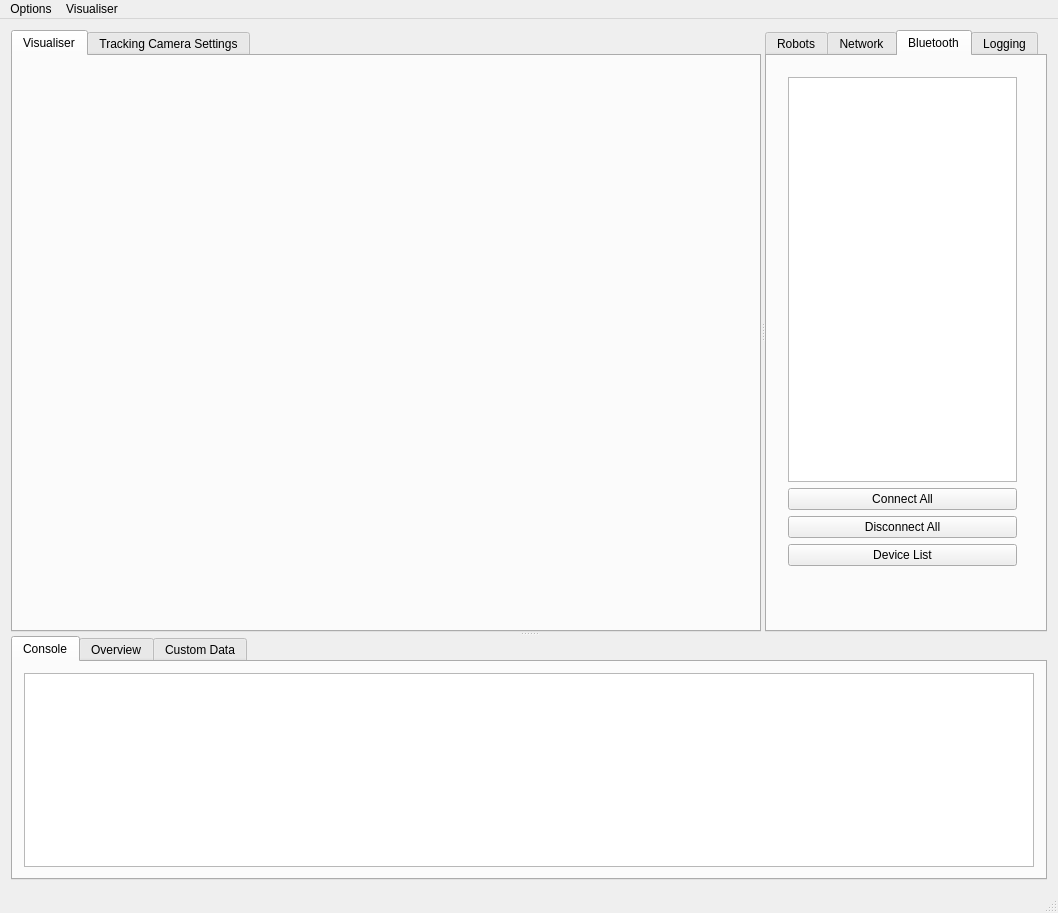
<?xml version="1.0" encoding="UTF-8"?>
<ui version="4.0">
 <class>MainWindow</class>
 <widget class="QMainWindow" name="MainWindow">
  <property name="enabled">
   <bool>true</bool>
  </property>
  <property name="geometry">
   <rect>
    <x>0</x>
    <y>0</y>
    <width>1058</width>
    <height>913</height>
   </rect>
  </property>
  <property name="windowTitle">
   <string>Swarm Debug</string>
  </property>
  <widget class="QWidget" name="centralWidget">
   <layout class="QVBoxLayout" name="verticalLayout">
    <item>
     <widget class="QSplitter" name="splitter_2">
      <property name="orientation">
       <enum>Qt::Vertical</enum>
      </property>
      <widget class="QSplitter" name="splitter">
       <property name="sizePolicy">
        <sizepolicy hsizetype="Expanding" vsizetype="Expanding">
         <horstretch>0</horstretch>
         <verstretch>6</verstretch>
        </sizepolicy>
       </property>
       <property name="orientation">
        <enum>Qt::Horizontal</enum>
       </property>
       <widget class="QTabWidget" name="visualiserTabWidget">
        <property name="sizePolicy">
         <sizepolicy hsizetype="Expanding" vsizetype="Expanding">
          <horstretch>4</horstretch>
          <verstretch>4</verstretch>
         </sizepolicy>
        </property>
        <property name="minimumSize">
         <size>
          <width>0</width>
          <height>200</height>
         </size>
        </property>
        <property name="currentIndex">
         <number>0</number>
        </property>
        <widget class="QWidget" name="visualiserTab">
         <property name="sizePolicy">
          <sizepolicy hsizetype="Expanding" vsizetype="Expanding">
           <horstretch>0</horstretch>
           <verstretch>0</verstretch>
          </sizepolicy>
         </property>
         <attribute name="title">
          <string>Visualiser</string>
         </attribute>
         <widget class="QWidget" name="videoPlaceholder" native="true">
          <property name="geometry">
           <rect>
            <x>30</x>
            <y>10</y>
            <width>640</width>
            <height>480</height>
           </rect>
          </property>
          <property name="sizePolicy">
           <sizepolicy hsizetype="Expanding" vsizetype="Expanding">
            <horstretch>0</horstretch>
            <verstretch>0</verstretch>
           </sizepolicy>
          </property>
         </widget>
        </widget>
        <widget class="QWidget" name="cameraTab">
         <attribute name="title">
          <string>Tracking Camera Settings</string>
         </attribute>
         <layout class="QFormLayout" name="formLayout_8">
          <item row="0" column="0">
           <layout class="QFormLayout" name="formLayout_7">
            <item row="0" column="0">
             <widget class="QLabel" name="label_8">
              <property name="text">
               <string>Camera Options</string>
              </property>
             </widget>
            </item>
            <item row="1" column="0">
             <widget class="QLabel" name="label_10">
              <property name="text">
               <string>Flip Image</string>
              </property>
             </widget>
            </item>
            <item row="1" column="1">
             <widget class="QCheckBox" name="flipImageCheckBox">
              <property name="text">
               <string/>
              </property>
              <property name="checked">
               <bool>true</bool>
              </property>
             </widget>
            </item>
            <item row="2" column="0">
             <widget class="Line" name="line_2">
              <property name="orientation">
               <enum>Qt::Horizontal</enum>
              </property>
             </widget>
            </item>
            <item row="3" column="0">
             <widget class="QLabel" name="label_9">
              <property name="text">
               <string>ARuCo Tracking Options</string>
              </property>
             </widget>
            </item>
            <item row="4" column="0">
             <widget class="QLabel" name="label_20">
              <property name="text">
               <string>Angle Correction (in °)</string>
              </property>
             </widget>
            </item>
            <item row="4" column="1">
             <widget class="QLineEdit" name="angleCorrectionEdit">
              <property name="text">
               <string>90</string>
              </property>
             </widget>
            </item>
            <item row="5" column="0">
             <widget class="QLabel" name="label_7">
              <property name="text">
               <string>Tag ID Mapping</string>
              </property>
             </widget>
            </item>
            <item row="5" column="1">
             <widget class="QTableWidget" name="tagMappingTable"/>
            </item>
            <item row="6" column="1">
             <layout class="QHBoxLayout" name="horizontalLayout_2">
              <item>
               <widget class="QPushButton" name="tagMappingAddButton">
                <property name="text">
                 <string>Add</string>
                </property>
               </widget>
              </item>
              <item>
               <widget class="QPushButton" name="tagMappingDeleteButton">
                <property name="text">
                 <string>Delete</string>
                </property>
               </widget>
              </item>
             </layout>
            </item>
           </layout>
          </item>
         </layout>
        </widget>
       </widget>
       <widget class="QTabWidget" name="robotTabWidget">
        <property name="sizePolicy">
         <sizepolicy hsizetype="Expanding" vsizetype="Expanding">
          <horstretch>0</horstretch>
          <verstretch>4</verstretch>
         </sizepolicy>
        </property>
        <property name="baseSize">
         <size>
          <width>350</width>
          <height>0</height>
         </size>
        </property>
        <property name="currentIndex">
         <number>2</number>
        </property>
        <widget class="QWidget" name="robotTab">
         <attribute name="title">
          <string>Robots</string>
         </attribute>
         <layout class="QVBoxLayout" name="verticalLayout_4">
          <item>
           <widget class="QListView" name="robotList"/>
          </item>
         </layout>
        </widget>
        <widget class="QWidget" name="networkTab">
         <attribute name="title">
          <string>Network</string>
         </attribute>
         <layout class="QVBoxLayout" name="verticalLayout_3">
          <item>
           <layout class="QFormLayout" name="formLayout_6">
            <item row="0" column="1">
             <widget class="QLineEdit" name="networkPortBox">
              <property name="sizePolicy">
               <sizepolicy hsizetype="Preferred" vsizetype="Preferred">
                <horstretch>0</horstretch>
                <verstretch>0</verstretch>
               </sizepolicy>
              </property>
              <property name="text">
               <string>8888</string>
              </property>
             </widget>
            </item>
            <item row="0" column="0">
             <widget class="QLabel" name="label_18">
              <property name="text">
               <string>Port Number</string>
              </property>
             </widget>
            </item>
           </layout>
          </item>
          <item>
           <widget class="QPushButton" name="networkListenButton">
            <property name="sizePolicy">
             <sizepolicy hsizetype="Preferred" vsizetype="Fixed">
              <horstretch>0</horstretch>
              <verstretch>0</verstretch>
             </sizepolicy>
            </property>
            <property name="text">
             <string>Start Listening</string>
            </property>
           </widget>
          </item>
         </layout>
        </widget>
        <widget class="QWidget" name="bluetoothTab">
         <attribute name="title">
          <string>Bluetooth</string>
         </attribute>
         <widget class="QWidget" name="verticalLayoutWidget">
          <property name="geometry">
           <rect>
            <x>10</x>
            <y>10</y>
            <width>251</width>
            <height>511</height>
           </rect>
          </property>
          <layout class="QVBoxLayout" name="verticalLayout_9">
           <item>
            <widget class="QListView" name="bluetoothlist"/>
           </item>
           <item>
            <widget class="QPushButton" name="bluetoothListenButton">
             <property name="text">
              <string>Connect All</string>
             </property>
            </widget>
           </item>
           <item>
            <widget class="QPushButton" name="bluetoothDisconnectAllButton">
             <property name="text">
              <string>Disconnect All</string>
             </property>
            </widget>
           </item>
           <item>
            <widget class="QPushButton" name="pushButton_2">
             <property name="text">
              <string>Device List</string>
             </property>
            </widget>
           </item>
          </layout>
         </widget>
        </widget>
        <widget class="QWidget" name="loggingTab">
         <attribute name="title">
          <string>Logging</string>
         </attribute>
         <layout class="QVBoxLayout" name="verticalLayout_8">
          <item>
           <layout class="QFormLayout" name="formLayout_2">
            <item row="0" column="0">
             <widget class="QLabel" name="label">
              <property name="text">
               <string>Log File Directory</string>
              </property>
             </widget>
            </item>
            <item row="0" column="1">
             <widget class="QToolButton" name="logFileButton">
              <property name="text">
               <string>...</string>
              </property>
             </widget>
            </item>
            <item row="1" column="0">
             <widget class="QLabel" name="loggingFileLabel">
              <property name="sizePolicy">
               <sizepolicy hsizetype="Fixed" vsizetype="Preferred">
                <horstretch>0</horstretch>
                <verstretch>0</verstretch>
               </sizepolicy>
              </property>
              <property name="text">
               <string>-</string>
              </property>
             </widget>
            </item>
           </layout>
          </item>
          <item>
           <widget class="QPushButton" name="loggingButton">
            <property name="text">
             <string>Start Logging</string>
            </property>
           </widget>
          </item>
         </layout>
        </widget>
       </widget>
      </widget>
      <widget class="QTabWidget" name="detailTabWidget">
       <property name="sizePolicy">
        <sizepolicy hsizetype="Expanding" vsizetype="Expanding">
         <horstretch>0</horstretch>
         <verstretch>0</verstretch>
        </sizepolicy>
       </property>
       <property name="currentIndex">
        <number>0</number>
       </property>
       <widget class="QWidget" name="consoleTab">
        <attribute name="title">
         <string>Console</string>
        </attribute>
        <layout class="QVBoxLayout" name="verticalLayout_5">
         <item>
          <widget class="QPlainTextEdit" name="consoleText"/>
         </item>
        </layout>
       </widget>
       <widget class="QWidget" name="overviewTab">
        <attribute name="title">
         <string>Overview</string>
        </attribute>
        <layout class="QVBoxLayout" name="verticalLayout_2">
         <item>
          <layout class="QFormLayout" name="formLayout_3">
           <item row="0" column="0">
            <widget class="QLabel" name="label_12">
             <property name="text">
              <string>Robot Data Overview</string>
             </property>
            </widget>
           </item>
           <item row="1" column="0">
            <widget class="QLabel" name="label_13">
             <property name="text">
              <string>ID</string>
             </property>
            </widget>
           </item>
           <item row="1" column="1">
            <widget class="QLabel" name="robotIDLabel">
             <property name="text">
              <string>-</string>
             </property>
            </widget>
           </item>
           <item row="2" column="0">
            <widget class="QLabel" name="label_11">
             <property name="text">
              <string>Name</string>
             </property>
            </widget>
           </item>
           <item row="2" column="1">
            <widget class="QLabel" name="robotNameLabel">
             <property name="text">
              <string>-</string>
             </property>
            </widget>
           </item>
           <item row="3" column="0">
            <widget class="QLabel" name="label_16">
             <property name="text">
              <string>State</string>
             </property>
            </widget>
           </item>
           <item row="4" column="0">
            <widget class="QLabel" name="label_17">
             <property name="text">
              <string>Position</string>
             </property>
            </widget>
           </item>
           <item row="3" column="1">
            <widget class="QLabel" name="robotStateLabel">
             <property name="text">
              <string>-</string>
             </property>
            </widget>
           </item>
           <item row="4" column="1">
            <widget class="QLabel" name="robotPosLabel">
             <property name="text">
              <string>-</string>
             </property>
            </widget>
           </item>
          </layout>
         </item>
        </layout>
       </widget>
       <widget class="QWidget" name="customDataTab">
        <attribute name="title">
         <string>Custom Data</string>
        </attribute>
        <layout class="QVBoxLayout" name="verticalLayout_7">
         <item>
          <widget class="QTableWidget" name="customDataTable"/>
         </item>
        </layout>
       </widget>
      </widget>
     </widget>
    </item>
   </layout>
  </widget>
  <widget class="QMenuBar" name="menuBar">
   <property name="geometry">
    <rect>
     <x>0</x>
     <y>0</y>
     <width>1058</width>
     <height>22</height>
    </rect>
   </property>
   <widget class="QMenu" name="menuFile">
    <property name="title">
     <string>Options</string>
    </property>
    <addaction name="actionExit"/>
   </widget>
   <widget class="QMenu" name="menuVisualiser">
    <property name="title">
     <string>Visualiser</string>
    </property>
   </widget>
   <addaction name="menuFile"/>
   <addaction name="menuVisualiser"/>
  </widget>
  <widget class="QStatusBar" name="statusBar"/>
  <action name="actionExit">
   <property name="text">
    <string>Exit</string>
   </property>
  </action>
 </widget>
 <layoutdefault spacing="6" margin="11"/>
 <resources/>
 <connections/>
</ui>
